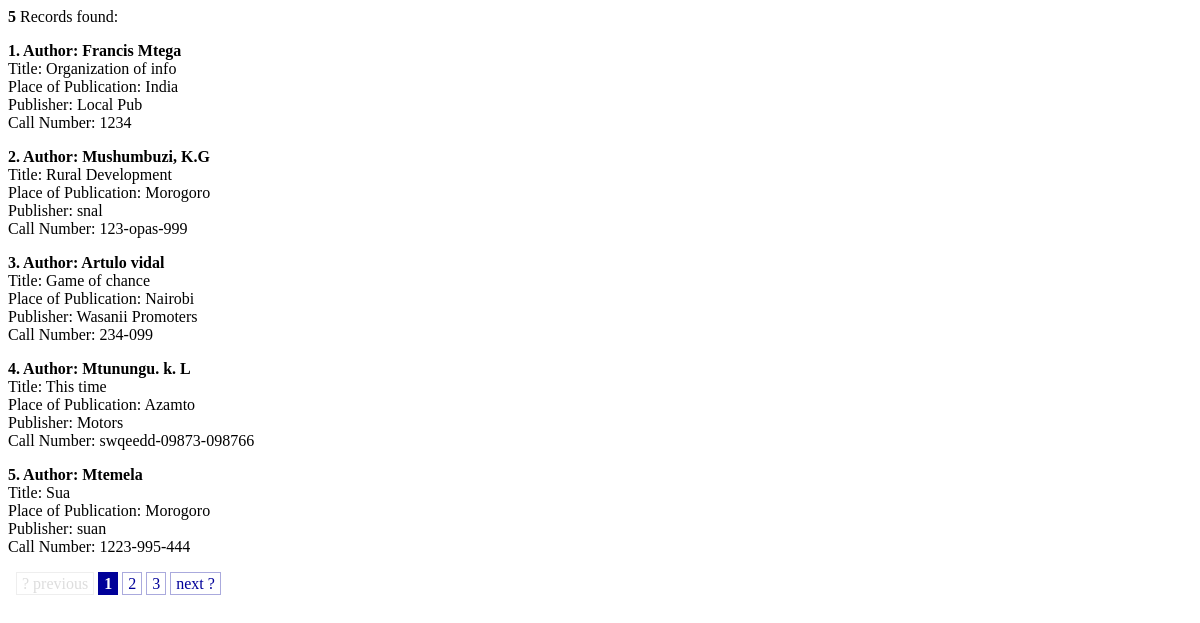
Screenshot of /pager.php with the database file from the repository.
### tables this page shows
CREATE TABLE IF NOT EXISTS `info_package` (
  `id` int(11) NOT NULL AUTO_INCREMENT,
  `author` varchar(20) NOT NULL,
  `title` varchar(20) NOT NULL,
  `isbn_no` varchar(20) NOT NULL,
  `date_pub` year(4) NOT NULL,
  `keywords` varchar(20) NOT NULL,
  `call_no` varchar(20) NOT NULL,
  `publisher` varchar(20) NOT NULL,
  `place_pub` varchar(20) NOT NULL,
  PRIMARY KEY (`id`),
  KEY `isbn_no` (`isbn_no`)
);

### pager.php (the view, shortened to what this page needs)
<!DOCTYPE html PUBLIC "-//W3C//DTD XHTML 1.0 Transitional//EN" "http://www.w3.org/TR/xhtml1/DTD/xhtml1-transitional.dtd">
<html xmlns="http://www.w3.org/1999/xhtml">
<head>
<link href="style.css" rel="stylesheet" type="text/css" />
</head>
<body>
<?php
	$tbl_name="info_package";
	$adjacents = 3;
	$query = "SELECT COUNT(*) as num FROM $tbl_name";
	$total_pages = mysql_fetch_array(mysql_query($query));
	$total_pages = $total_pages[num];
	$targetpage = "pager.php";
	$limit = 5;
	$page = $_GET['page'];
	if($page)
		$start = ($page - 1) * $limit;
	else
		$start = 0;
	$sql = "SELECT * FROM $tbl_name LIMIT $start, $limit";
	$results = mysql_query($sql);
	if ($page == 0) $page = 1;
	$prev = $page - 1;
	$next = $page + 1;
	$lastpage = ceil($total_pages/$limit);
	$pagination = "";
	if($lastpage > 1)
	{
		$pagination .= "<div class=\"pagination\">";
		if ($page > 1)
			$pagination.= "<a href=\"$targetpage?page=$prev\">? previous</a>";
		else
			$pagination.= "<span class=\"disabled\">? previous</span>";
		if ($lastpage < 7 + ($adjacents * 2))
		{
			for ($counter = 1; $counter <= $lastpage; $counter++)
			{
				if ($counter == $page)
					$pagination.= "<span class=\"current\">$counter</span>";
				else
					$pagination.= "<a href=\"$targetpage?page=$counter\">$counter</a>";
			}
		}
		if ($page < $counter - 1)
			$pagination.= "<a href=\"$targetpage?page=$next\">next ?</a>";
		else
			$pagination.= "<span class=\"disabled\">next ?</span>";
		$pagination.= "</div>\n";
	}
?>
	<?php
$num_results=mysql_num_rows($results);
echo '<b>';
echo $num_results;
echo '</b>';
echo "  Records found: ";
for($i=0;$i<$num_results;$i++)
{
$row=mysql_fetch_array($results);
echo'<p><strong>'. ($i+1).'. Author: ';
echo htmlspecialchars(stripslashes($row['author']));
echo '</strong><br/>Title: ';
echo stripslashes($row['title']);
echo '</strong><br/>Place of Publication: ';
echo stripslashes($row['place_pub']);
echo '</strong><br/>Publisher: ';
echo stripslashes($row['publisher']);
echo '</strong><br/>Call Number: ';
echo stripslashes($row['call_no']);
}
	?>
<?=$pagination?>
</body>
</html>

### style.css (style rules this page uses)
div.pagination { padding: 3px; margin: 3px; }
div.pagination a { padding: 2px 5px 2px 5px; margin: 2px; border: 1px solid #AAAADD; text-decoration: none; color: #000099; }
div.pagination span.current { padding: 2px 5px 2px 5px; margin: 2px; border: 1px solid #000099; font-weight: bold; background-color: #000099; color: #FFF; }
div.pagination span.disabled { padding: 2px 5px 2px 5px; margin: 2px; border: 1px solid #EEE; color: #DDD; }

### rows the page displays
info_package: author "Francis Mtega", title "Organization of info", place_pub "India", publisher "Local Pub", call_no "1234"
info_package: author "Mushumbuzi, K.G", title "Rural Development", place_pub "Morogoro", publisher "snal", call_no "123-opas-999"
info_package: author "Artulo vidal", title "Game of chance", place_pub "Nairobi", publisher "Wasanii Promoters", call_no "234-099"
info_package: author "Mtunungu. k. L", title "This time", place_pub "Azamto", publisher "Motors", call_no "swqeedd-09873-098766"
info_package: author "Mtemela", title "Sua", place_pub "Morogoro", publisher "suan", call_no "1223-995-444"

### other values shown
$num_results "5"
